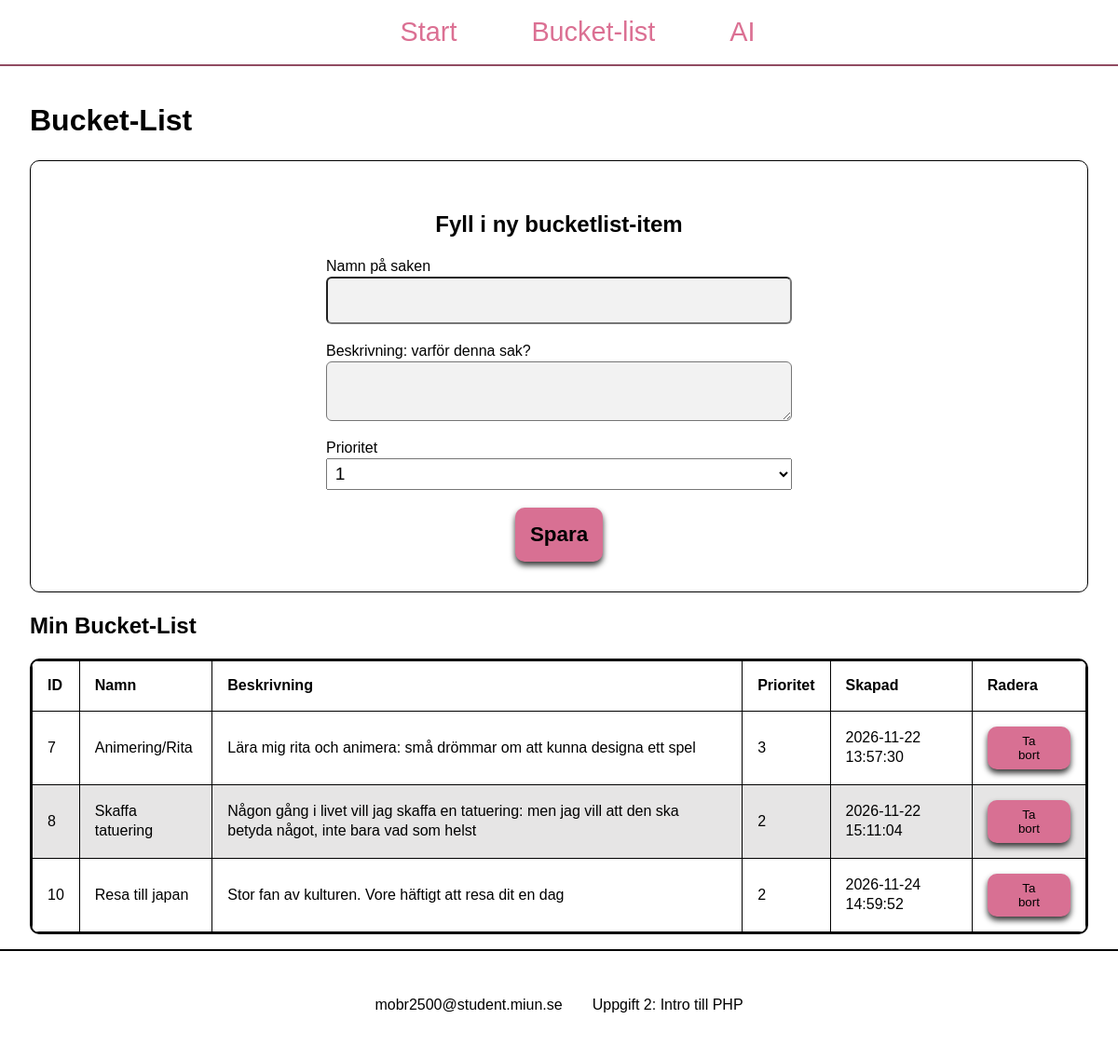
Page /bucketlist-site.php on the committed database.
### tables this page shows
CREATE TABLE `bucketitem` (
  `id` int(11) NOT NULL,
  `name` varchar(200) NOT NULL,
  `description` text NOT NULL,
  `priority` int(11) NOT NULL,
  `created_at` datetime NOT NULL DEFAULT CURRENT_TIMESTAMP
);

### classes/ReadItem.php (called while the page is built)
<?php
    class ReadItem{
        private PDO $pdo;
        public function __construct(PDO $pdo){
            $this->pdo = $pdo;
        }
        public function getAllItems(){
            $stmt = $this->pdo->query("SELECT id, name, description, priority, created_at FROM bucketitem");
            return $stmt->fetchAll(PDO::FETCH_ASSOC);
        }
    }
?>

### bucketlist-site.php (the view, shortened to what this page needs)
<?php
require_once __DIR__ . "/../../database/db.php";
require_once __DIR__ . "/classes/ReadItem.php";
?>
<!DOCTYPE html>
<html>
<head>
    <link rel="stylesheet" href="css/style.css">
</head>
<body>
    <?php include "./junkDrawer/meny.php" ?>
    <main>
        <h1>Bucket-List</h1>
        <section id="section-form">
            <h2>Fyll i ny bucketlist-item</h2>
            <form method="POST" class="form">
                <div class="div-input">
                    <label for="name">Namn på saken</label>
                    <input type="text" id="name" name="name" required>
                </div>
                <div class="div-input">
                    <label for="description">Beskrivning: varför denna sak?</label>
                    <textarea name="description" id="description"></textarea>
                </div>
                <div class="div-input">
                    <label for="priority">Prioritet</label>
                    <select id="priority" name="priority" required>
                        <option value="1">1</option>
                    </select>
                </div>
                <div class="div-input">
                    <button type="submit">Spara</button>
                </div>
            </form>
        </section>
        <section>
            <h2>Min Bucket-List</h2>
            <div class="table-div">
                <table>
                    <thead>
                        <tr>
                            <th>ID</th>
                            <th>Namn</th>
                            <th>Beskrivning</th>
                            <th>Prioritet</th>
                            <th>Skapad</th>
                            <th>Radera</th>
                        </tr>
                    </thead>
                    <tbody>
                        <?php
                        $item = new ReadItem($pdo);
                        $items = $item->getAllItems(); ?>
                        <?php foreach ($items as $row): ?>
                            <tr>
                                <td><?= htmlspecialchars((string) $row["id"]) ?></td>
                                <td><?= htmlspecialchars($row["name"]) ?></td>
                                <td><?= htmlspecialchars($row["description"]) ?></td>
                                <td><?= htmlspecialchars((string) $row["priority"]) ?></td>
                                <td><?= htmlspecialchars($row["created_at"]) ?></td>
                                <td>
                                    <form method="post">
                                        <button type="submit" name="delete">Ta bort</button>
                                    </form>
                                </td>
                            </tr>
                        <?php endforeach ?>
                    </tbody>
                </table>
            </div>
        </section>
    </main>
    <footer>
        <p>mobr2500@student.miun.se</p>
        <p>Uppgift 2: Intro till PHP</p>
    </footer>
</body>
</html>

### junkDrawer/meny.php
<nav>
    <ul>
        <li><a href="index.php">Start</a></li>
        <li><a href="bucketlist-site.php">Bucket-list</a></li>
        <li><a href="ai.php">AI</a></li>
    </ul>
</nav>

### css/style.css (style rules this page uses)
* { box-sizing:border-box; }
html { font-size:16px; line-height:1.3; }
body { margin:0; font-family:Arial, Helvetica, sans-serif; display:flex; flex-direction:column; gap:1rem; }
main { max-width:1200px; margin:0 auto; padding:0 2rem ; width:100%; }
main, section { min-width:0; }
nav { border-bottom:2px solid rgb(145, 75, 98); }
nav ul { display:flex; flex-direction:row; gap:2rem; list-style-type:none; justify-content:center; }
nav ul li a { text-decoration:none; color:palevioletred; font-size:1.8rem; padding:1rem 1.5rem; border-radius:20px; transition:0.2s ease; }
#section-form { padding:2rem; border:1px solid black; display: flex; flex-direction:column; align-items:center; border-radius: 10px; }
.form { display:flex; flex-direction:column; gap:1.2rem; width:100%; max-width:500px; }
.div-input { display:flex; flex-direction:column; }
.div-input input, textarea { padding:1rem; border-radius:6px; background-color:#f2f2f2; }
.form button { max-width:300px; padding:1rem; margin:0 auto; font-size:1.4rem; font-weight:bold; }
select { padding:0.3rem; font-size:1.2rem; }
.table-div { width: 100%; max-width: 100%; min-width: 0; overflow-x: auto; border-radius:10px; border: 2px solid black; }
.table-div table { width: 100%; border-collapse: collapse; }
table th, table td { padding: 1rem; text-align: left; border: 1px solid black; }
table tr:nth-child(even) { background-color: rgb(230, 229, 229); }
button { background-color:rgb(216, 112, 147); border-radius:10px; border:none; box-shadow: 0 4px 6px rgb(54, 54, 54); padding:0.5rem 1.7rem; cursor:pointer; }
footer { display:flex; flex-direction:row; gap:2rem; justify-content:center; padding:2rem; border-top:2px solid black; }

### rows in the picture
bucketitem: id "7", name "Animering/Rita", description "Lära mig rita och animera: små drömmar om att kunna designa ett spel", priority "3", created_at "2026-11-22 13:57:30"
bucketitem: id "8", name "Skaffa tatuering", description "Någon gång i livet vill jag skaffa en tatuering: men jag vill att den ska betyda något, inte bara vad som helst", priority "2", created_at "2026-11-22 15:11:04"
bucketitem: id "10", name "Resa till japan", description "Stor fan av kulturen. Vore häftigt att resa dit en dag", priority "2", created_at "2026-11-24 14:59:52"
